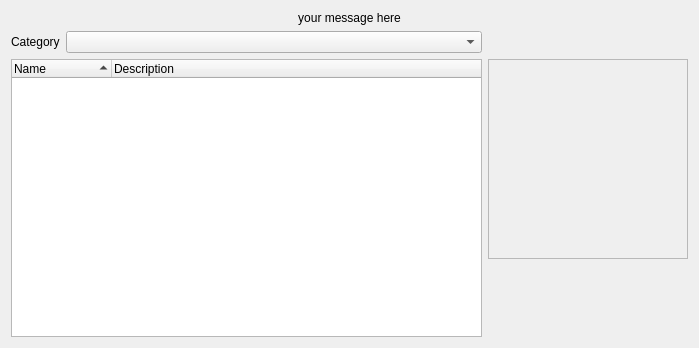
<?xml version="1.0" encoding="UTF-8"?>
<ui version="4.0">
 <class>universalShaderWidget</class>
 <widget class="QWidget" name="universalShaderWidget">
  <property name="geometry">
   <rect>
    <x>0</x>
    <y>0</y>
    <width>699</width>
    <height>348</height>
   </rect>
  </property>
  <property name="windowTitle">
   <string>Form</string>
  </property>
  <layout class="QGridLayout" name="gridLayout">
   <item row="0" column="0" colspan="2">
    <widget class="QLabel" name="message">
     <property name="text">
      <string>your message here</string>
     </property>
     <property name="alignment">
      <set>Qt::AlignCenter</set>
     </property>
    </widget>
   </item>
   <item row="1" column="0">
    <layout class="QHBoxLayout" name="horizontalLayout_2">
     <item>
      <widget class="QLabel" name="label">
       <property name="sizePolicy">
        <sizepolicy hsizetype="Minimum" vsizetype="Preferred">
         <horstretch>0</horstretch>
         <verstretch>0</verstretch>
        </sizepolicy>
       </property>
       <property name="layoutDirection">
        <enum>Qt::LeftToRight</enum>
       </property>
       <property name="text">
        <string>Category</string>
       </property>
       <property name="alignment">
        <set>Qt::AlignLeading|Qt::AlignLeft|Qt::AlignVCenter</set>
       </property>
      </widget>
     </item>
     <item>
      <widget class="QComboBox" name="categories">
       <property name="sizePolicy">
        <sizepolicy hsizetype="MinimumExpanding" vsizetype="Preferred">
         <horstretch>0</horstretch>
         <verstretch>0</verstretch>
        </sizepolicy>
       </property>
      </widget>
     </item>
    </layout>
   </item>
   <item row="2" column="0" rowspan="2">
    <widget class="QTreeWidget" name="shaderList">
     <property name="rootIsDecorated">
      <bool>false</bool>
     </property>
     <property name="uniformRowHeights">
      <bool>true</bool>
     </property>
     <property name="sortingEnabled">
      <bool>true</bool>
     </property>
     <attribute name="headerDefaultSectionSize">
      <number>100</number>
     </attribute>
     <column>
      <property name="text">
       <string>Name</string>
      </property>
     </column>
     <column>
      <property name="text">
       <string>Description</string>
      </property>
     </column>
    </widget>
   </item>
   <item row="2" column="1">
    <widget class="QLabel" name="preview">
     <property name="minimumSize">
      <size>
       <width>200</width>
       <height>200</height>
      </size>
     </property>
     <property name="maximumSize">
      <size>
       <width>200</width>
       <height>200</height>
      </size>
     </property>
     <property name="frameShape">
      <enum>QFrame::StyledPanel</enum>
     </property>
     <property name="text">
      <string/>
     </property>
    </widget>
   </item>
   <item row="3" column="1">
    <spacer name="verticalSpacer">
     <property name="orientation">
      <enum>Qt::Vertical</enum>
     </property>
     <property name="sizeHint" stdset="0">
      <size>
       <width>20</width>
       <height>53</height>
      </size>
     </property>
    </spacer>
   </item>
  </layout>
 </widget>
 <resources/>
 <connections/>
</ui>
